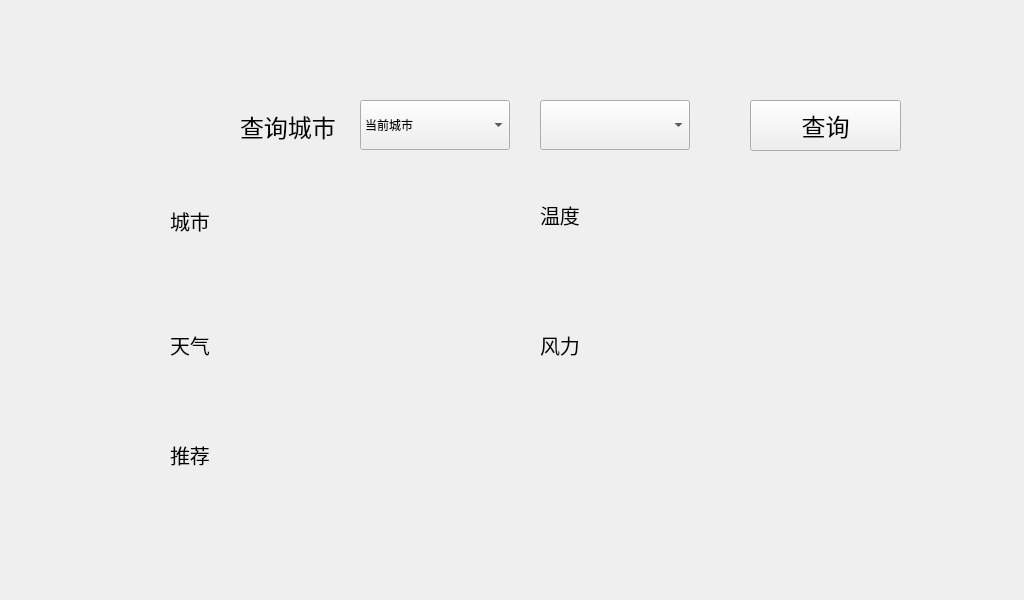
 <widget class="QWidget" name="WeatherQuery">
  <property name="geometry">
   <rect>
    <x>0</x>
    <y>0</y>
    <width>1024</width>
    <height>600</height>
   </rect>
  </property>
  <property name="windowTitle">
   <string>Form</string>
  </property>
  <property name="styleSheet">
   <string notr="true"/>
  </property>
  <widget class="QPushButton" name="home_pushButton">
   <property name="geometry">
    <rect>
     <x>20</x>
     <y>20</y>
     <width>100</width>
     <height>80</height>
    </rect>
   </property>
   <property name="styleSheet">
    <string notr="true">background-image: url(:/rec/img/home.png);</string>
   </property>
   <property name="text">
    <string/>
   </property>
   <property name="flat">
    <bool>true</bool>
   </property>
  </widget>
  <widget class="QComboBox" name="weather_que_city_comboBox">
   <property name="geometry">
    <rect>
     <x>540</x>
     <y>100</y>
     <width>150</width>
     <height>50</height>
    </rect>
   </property>
   <property name="styleSheet">
    <string notr="true">QPalette{background:#D7DBE4;}QGroupBox#gboxDevicePanel&gt;QLabel{color:#E7ECF0;}

QWidget#frmMain,QWidget[Form=&quot;true&quot;]{
border:1px solid #738393;
border-radius:0px;
}

.QFrame{
border:1px solid #C2CCD8;
border-radius:5px;
}

QLabel,QLineEdit,QTextEdit,QPlainTextEdit,QSpinBox,QGroupBox,QComboBox,QDateEdit,QTimeEdit,QDateTimeEdit,QSpinBox,QTreeView,QListView,QTableView,QTabWidget::pane{
color:#3D3E42;
}

QWidget#widget_title{
background:qlineargradient(spread:pad,x1:0,y1:0,x2:0,y2:1,stop:0 #667481,stop:1 #566373);
}

QLabel#lab_Ico,QLabel#lab_Title{
border-radius:0px;
color:#E7ECF0;
background-color:rgba(0,0,0,0);
border-style:none;
}

QToolButton::menu-indicator{
image:None;
}

QToolButton,QWidget#widget_frm&gt;QLabel{
border-style:none;
padding:10px;
color:#E7ECF0;
background:qlineargradient(spread:pad,x1:0,y1:0,x2:0,y2:1,stop:0 #667481,stop:1 #566373);
}

QToolButton:hover,QWidget#widget_frm&gt;QLabel:hover{
background:qlineargradient(spread:pad,x1:0,y1:0,x2:0,y2:1,stop:0 #778899,stop:1 #708090);
}

QLabel[labVideo=&quot;true&quot;]{
color:#E7ECF0;
border:1px solid #738393;
background:qlineargradient(spread:pad,x1:0,y1:0,x2:0,y2:1,stop:0 #667481,stop:1 #566373);
}

QLabel[labVideo=&quot;true&quot;]:focus{
border:1px solid #FF0000;
background:qlineargradient(spread:pad,x1:0,y1:0,x2:0,y2:1,stop:0 #778899,stop:1 #708090);
}

QLineEdit,QTextEdit,QPlainTextEdit,QSpinBox{
border:1px solid #C2CCD8;
border-radius:5px;
padding:2px;
background:none;
selection-background-color:#667481;
selection-color:#E7ECF0;
}

QLineEdit[echoMode=&quot;2&quot;]{
lineedit-password-character:9679;
}

.QGroupBox{
border:1px solid #C2CCD8;
border-radius:5px;
}

.QPushButton{
border-style:none;
border:1px solid #C2CCD8;
color:#E7ECF0;
padding:5px;
min-height:20px;
border-radius:5px;
background:qlineargradient(spread:pad,x1:0,y1:0,x2:0,y2:1,stop:0 #667481,stop:1 #566373);
}

.QPushButton:hover{
background:qlineargradient(spread:pad,x1:0,y1:0,x2:0,y2:1,stop:0 #778899,stop:1 #708090);
}

.QPushButton:pressed{
background:qlineargradient(spread:pad,x1:0,y1:0,x2:0,y2:1,stop:0 #667481,stop:1 #566373);
}

.QPushButton:disabled{
color:#838383;
background:#F4F4F4;
}

QPushButton#btnSplitterH{
padding:2px;
min-height:8px;
}

QPushButton#btnMenu,QPushButton#btnMenu_Min,QPushButton#btnMenu_Max,QPushButton#btnMenu_Close,QPushButton#btnSplitterV,QPushButton#btnSplitterH{
border-radius:0px;
color:#E7ECF0;
background-color:rgba(0,0,0,0);
border-style:none;
}

QPushButton#btnMenu:hover,QPushButton#btnMenu_Min:hover,QPushButton#btnMenu_Max:hover,QPushButton#btnSplitterV:hover,QPushButton#btnSplitterH:hover{
background-color:qlineargradient(spread:pad,x1:0,y1:1,x2:0,y2:0,stop:0 rgba(25,134,199,0),stop:1 #778899);
}

QPushButton#btnMenu_Close:hover{
background-color:qlineargradient(spread:pad,x1:0,y1:1,x2:0,y2:0,stop:0 rgba(238,0,0,128),stop:1 rgba(238,44,44,255));
}

QCheckBox{
color:#3D3E42;
spacing:2px;
}

QCheckBox::indicator{
width:20px;
height:20px;
}

QCheckBox::indicator:unchecked{
image:url(:/image/checkbox_unchecked.png);
}

QCheckBox::indicator:checked{
image:url(:/image/checkbox_checked.png);
}

QRadioButton{
color:#3D3E42;
spacing:2px;
}

QRadioButton::indicator{
width:15px;
height:15px;
}

QRadioButton::indicator::unchecked{
image:url(:/image/radio_normal.png);
}

QRadioButton::indicator::checked{
image:url(:/image/radio_selected.png);
}

QSpinBox::up-button,QDateEdit::up-button,QTimeEdit::up-button,QDateTimeEdit::up-button{
image:url(:/image/add_top.png);
}

QSpinBox::down-button,QDateEdit::down-button,QTimeEdit::down-button,QDateTimeEdit::down-button{
image:url(:/image/add_bottom.png);
}

QComboBox,QDateEdit,QTimeEdit,QDateTimeEdit,QSpinBox{
border-radius:3px;
padding:3px 5px 3px 5px;
border:1px solid #C2CCD8;
background:none;
selection-background-color:#667481;
selection-color:#E7ECF0;
}

QComboBox::drop-down,QDateEdit::drop-down,QTimeEdit::drop-down,QDateTimeEdit::drop-down{
subcontrol-origin:padding;
subcontrol-position:top right;
width:15px;
border-left-width:1px;
border-left-style:solid;
border-top-right-radius:3px;
border-bottom-right-radius:3px;
border-left-color:#C2CCD8;
}

QComboBox::down-arrow,QDateEdit::down-arrow,QTimeEdit::down-arrow,QDateTimeEdit::down-arrow{
image:url(:/image/add_bottom.png);
}

QMenu{
color:#E7ECF0;
background-color:#667481;
margin:2px;
}

QMenu::item{
padding:3px 20px 3px 20px;
}

QMenu::indicator{
width:13px;
height:13px;
}

QMenu::item:selected{
color:#E7ECF0;
border:0px solid #738393;
background:qlineargradient(spread:pad,x1:0,y1:0,x2:0,y2:1,stop:0 #667481,stop:1 #566373);
}

QMenu::separator{
height:1px;
background:#738393;
}

QProgressBar{
background:#C2CCD8;
border-radius:5px;
text-align:center;
border:1px solid #C2CCD8;
}

QProgressBar::chunk{
width:5px;
margin:0.5px;
background-color:#667481;
}

QSlider::groove:horizontal,QSlider::add-page:horizontal{
height:8px;
border-radius:3px;
background:#C2CCD8;
}

QSlider::sub-page:horizontal{
height:8px;
border-radius:3px;
background:#708090;
}

QSlider::handle:horizontal{
width:13px;
margin-top:-3px;
margin-bottom:-3px;
border-radius:6px;
background:qradialgradient(spread:pad,cx:0.5,cy:0.5,radius:0.5,fx:0.5,fy:0.5,stop:0.6 #667481,stop:0.8 #778899);
}

QSlider::groove:vertical,QSlider::sub-page:vertical{
width:8px;
border-radius:3px;
background:#C2CCD8;
}

QSlider::add-page:vertical{
width:8px;
border-radius:3px;
background:#708090;
}

QSlider::handle:vertical{
height:13px;
margin-left:-2px;
margin-right:-3px;
border-radius:6px;
background:qradialgradient(spread:pad,cx:0.5,cy:0.5,radius:0.5,fx:0.5,fy:0.5,stop:0.6 #667481,stop:0.8 #778899);
}

QScrollBar:vertical{
width:10px;
background-color:rgba(0,0,0,0%);
padding-top:10px;
padding-bottom:10px;
}

QScrollBar:horizontal{
height:10px;
background-color:rgba(0,0,0,0%);
padding-left:10px;
padding-right:10px;
}

QScrollBar::handle:vertical,QScrollBar::handle:horizontal{
width:10px;
background:#708090;
}

QScrollBar::handle:vertical:hover,QScrollBar::handle:horizontal:hover{
width:10px;
background:#566373;
}

QScrollBar::add-line:vertical{
height:10px;
width:10px;
subcontrol-position:bottom;
subcontrol-origin:margin;
border-image:url(:/image/add_bottom.png);
}

QScrollBar::add-line:horizontal{
height:10px;
width:10px;
subcontrol-position:right;
subcontrol-origin:margin;
border-image:url(:/image/add_right.png);
}

QScrollBar::sub-line:vertical{
height:10px;
width:10px;
subcontrol-position:top;
subcontrol-origin:margin;
border-image:url(:/image/add_top.png);
}

QScrollBar::sub-line:horizontal{
height:10px;
width:10px;
subcontrol-position:left;
subcontrol-origin:margin;
border-image:url(:/image/add_left.png);
}

QScrollBar::add-page:vertical,QScrollBar::sub-page:vertical,QScrollBar::add-page:horizontal,QScrollBar::sub-page:horizontal{
width:10px;
background:#C2CCD8;
}

QScrollArea{
border:0px;
}

QTreeView,QListView,QTableView,QTabWidget::pane{
border:1px solid #C2CCD8;
selection-background-color:#778899;
selection-color:#E7ECF0;
alternate-background-color:#DDE0E7;
}

QTableView::item:selected,QListView::item:selected,QTreeView::item:selected{
color:#E7ECF0;
background:qlineargradient(spread:pad,x1:0,y1:0,x2:0,y2:1,stop:0 #667481,stop:1 #566373);
}

QTableView::item:hover,QListView::item:hover,QTreeView::item:hover{
color:#E7ECF0;
background:qlineargradient(spread:pad,x1:0,y1:0,x2:0,y2:1,stop:0 #778899,stop:1 #708090);
}

QTableView::item,QListView::item,QTreeView::item{
padding:5px;
margin:0px;
}

QHeaderView::section,QTableCornerButton:section{
padding:3px;
margin:0px;
color:#E7ECF0;
border:1px solid #C2CCD8;
background:qlineargradient(spread:pad,x1:0,y1:0,x2:0,y2:1,stop:0 #778899,stop:1 #708090);
}

QTabBar::tab{
border-radius:5px;
border:1px solid #C2CCD8;
color:#E7ECF0;
min-width:55px;
min-height:20px;
padding:3px 8px 3px 8px;
margin:1px;
background:qlineargradient(spread:pad,x1:0,y1:0,x2:0,y2:1,stop:0 #778899,stop:1 #708090);
}

QTabBar::tab:selected,QTabBar::tab:hover{
background:qlineargradient(spread:pad,x1:0,y1:0,x2:0,y2:1,stop:0 #667481,stop:1 #566373);
}

QStatusBar::item{
border:0px solid #667481;
border-radius:3px;
}

QToolBox::tab,QToolTip,QGroupBox#gboxDevicePanel{
padding:3px;
border-radius: 5px;
color:#E7ECF0;
background:qlineargradient(spread:pad,x1:0,y1:0,x2:0,y2:1,stop:0 #667481,stop:1 #566373);
}

QToolBox::tab:selected{
background:qlineargradient(spread:pad,x1:0,y1:0,x2:0,y2:1,stop:0 #778899,stop:1 #708090);
}
</string>
   </property>
  </widget>
  <widget class="QComboBox" name="ch_que_city_comboBox">
   <property name="geometry">
    <rect>
     <x>360</x>
     <y>100</y>
     <width>150</width>
     <height>50</height>
    </rect>
   </property>
   <property name="styleSheet">
    <string notr="true">QPalette{background:#D7DBE4;}QGroupBox#gboxDevicePanel&gt;QLabel{color:#E7ECF0;}

QWidget#frmMain,QWidget[Form=&quot;true&quot;]{
border:1px solid #738393;
border-radius:0px;
}

.QFrame{
border:1px solid #C2CCD8;
border-radius:5px;
}

QLabel,QLineEdit,QTextEdit,QPlainTextEdit,QSpinBox,QGroupBox,QComboBox,QDateEdit,QTimeEdit,QDateTimeEdit,QSpinBox,QTreeView,QListView,QTableView,QTabWidget::pane{
color:#3D3E42;
}

QWidget#widget_title{
background:qlineargradient(spread:pad,x1:0,y1:0,x2:0,y2:1,stop:0 #667481,stop:1 #566373);
}

QLabel#lab_Ico,QLabel#lab_Title{
border-radius:0px;
color:#E7ECF0;
background-color:rgba(0,0,0,0);
border-style:none;
}

QToolButton::menu-indicator{
image:None;
}

QToolButton,QWidget#widget_frm&gt;QLabel{
border-style:none;
padding:10px;
color:#E7ECF0;
background:qlineargradient(spread:pad,x1:0,y1:0,x2:0,y2:1,stop:0 #667481,stop:1 #566373);
}

QToolButton:hover,QWidget#widget_frm&gt;QLabel:hover{
background:qlineargradient(spread:pad,x1:0,y1:0,x2:0,y2:1,stop:0 #778899,stop:1 #708090);
}

QLabel[labVideo=&quot;true&quot;]{
color:#E7ECF0;
border:1px solid #738393;
background:qlineargradient(spread:pad,x1:0,y1:0,x2:0,y2:1,stop:0 #667481,stop:1 #566373);
}

QLabel[labVideo=&quot;true&quot;]:focus{
border:1px solid #FF0000;
background:qlineargradient(spread:pad,x1:0,y1:0,x2:0,y2:1,stop:0 #778899,stop:1 #708090);
}

QLineEdit,QTextEdit,QPlainTextEdit,QSpinBox{
border:1px solid #C2CCD8;
border-radius:5px;
padding:2px;
background:none;
selection-background-color:#667481;
selection-color:#E7ECF0;
}

QLineEdit[echoMode=&quot;2&quot;]{
lineedit-password-character:9679;
}

.QGroupBox{
border:1px solid #C2CCD8;
border-radius:5px;
}

.QPushButton{
border-style:none;
border:1px solid #C2CCD8;
color:#E7ECF0;
padding:5px;
min-height:20px;
border-radius:5px;
background:qlineargradient(spread:pad,x1:0,y1:0,x2:0,y2:1,stop:0 #667481,stop:1 #566373);
}

.QPushButton:hover{
background:qlineargradient(spread:pad,x1:0,y1:0,x2:0,y2:1,stop:0 #778899,stop:1 #708090);
}

.QPushButton:pressed{
background:qlineargradient(spread:pad,x1:0,y1:0,x2:0,y2:1,stop:0 #667481,stop:1 #566373);
}

.QPushButton:disabled{
color:#838383;
background:#F4F4F4;
}

QPushButton#btnSplitterH{
padding:2px;
min-height:8px;
}

QPushButton#btnMenu,QPushButton#btnMenu_Min,QPushButton#btnMenu_Max,QPushButton#btnMenu_Close,QPushButton#btnSplitterV,QPushButton#btnSplitterH{
border-radius:0px;
color:#E7ECF0;
background-color:rgba(0,0,0,0);
border-style:none;
}

QPushButton#btnMenu:hover,QPushButton#btnMenu_Min:hover,QPushButton#btnMenu_Max:hover,QPushButton#btnSplitterV:hover,QPushButton#btnSplitterH:hover{
background-color:qlineargradient(spread:pad,x1:0,y1:1,x2:0,y2:0,stop:0 rgba(25,134,199,0),stop:1 #778899);
}

QPushButton#btnMenu_Close:hover{
background-color:qlineargradient(spread:pad,x1:0,y1:1,x2:0,y2:0,stop:0 rgba(238,0,0,128),stop:1 rgba(238,44,44,255));
}

QCheckBox{
color:#3D3E42;
spacing:2px;
}

QCheckBox::indicator{
width:20px;
height:20px;
}

QCheckBox::indicator:unchecked{
image:url(:/image/checkbox_unchecked.png);
}

QCheckBox::indicator:checked{
image:url(:/image/checkbox_checked.png);
}

QRadioButton{
color:#3D3E42;
spacing:2px;
}

QRadioButton::indicator{
width:15px;
height:15px;
}

QRadioButton::indicator::unchecked{
image:url(:/image/radio_normal.png);
}

QRadioButton::indicator::checked{
image:url(:/image/radio_selected.png);
}

QSpinBox::up-button,QDateEdit::up-button,QTimeEdit::up-button,QDateTimeEdit::up-button{
image:url(:/image/add_top.png);
}

QSpinBox::down-button,QDateEdit::down-button,QTimeEdit::down-button,QDateTimeEdit::down-button{
image:url(:/image/add_bottom.png);
}

QComboBox,QDateEdit,QTimeEdit,QDateTimeEdit,QSpinBox{
border-radius:3px;
padding:3px 5px 3px 5px;
border:1px solid #C2CCD8;
background:none;
selection-background-color:#667481;
selection-color:#E7ECF0;
}

QComboBox::drop-down,QDateEdit::drop-down,QTimeEdit::drop-down,QDateTimeEdit::drop-down{
subcontrol-origin:padding;
subcontrol-position:top right;
width:15px;
border-left-width:1px;
border-left-style:solid;
border-top-right-radius:3px;
border-bottom-right-radius:3px;
border-left-color:#C2CCD8;
}

QComboBox::down-arrow,QDateEdit::down-arrow,QTimeEdit::down-arrow,QDateTimeEdit::down-arrow{
image:url(:/image/add_bottom.png);
}

QMenu{
color:#E7ECF0;
background-color:#667481;
margin:2px;
}

QMenu::item{
padding:3px 20px 3px 20px;
}

QMenu::indicator{
width:13px;
height:13px;
}

QMenu::item:selected{
color:#E7ECF0;
border:0px solid #738393;
background:qlineargradient(spread:pad,x1:0,y1:0,x2:0,y2:1,stop:0 #667481,stop:1 #566373);
}

QMenu::separator{
height:1px;
background:#738393;
}

QProgressBar{
background:#C2CCD8;
border-radius:5px;
text-align:center;
border:1px solid #C2CCD8;
}

QProgressBar::chunk{
width:5px;
margin:0.5px;
background-color:#667481;
}

QSlider::groove:horizontal,QSlider::add-page:horizontal{
height:8px;
border-radius:3px;
background:#C2CCD8;
}

QSlider::sub-page:horizontal{
height:8px;
border-radius:3px;
background:#708090;
}

QSlider::handle:horizontal{
width:13px;
margin-top:-3px;
margin-bottom:-3px;
border-radius:6px;
background:qradialgradient(spread:pad,cx:0.5,cy:0.5,radius:0.5,fx:0.5,fy:0.5,stop:0.6 #667481,stop:0.8 #778899);
}

QSlider::groove:vertical,QSlider::sub-page:vertical{
width:8px;
border-radius:3px;
background:#C2CCD8;
}

QSlider::add-page:vertical{
width:8px;
border-radius:3px;
background:#708090;
}

QSlider::handle:vertical{
height:13px;
margin-left:-2px;
margin-right:-3px;
border-radius:6px;
background:qradialgradient(spread:pad,cx:0.5,cy:0.5,radius:0.5,fx:0.5,fy:0.5,stop:0.6 #667481,stop:0.8 #778899);
}

QScrollBar:vertical{
width:10px;
background-color:rgba(0,0,0,0%);
padding-top:10px;
padding-bottom:10px;
}

QScrollBar:horizontal{
height:10px;
background-color:rgba(0,0,0,0%);
padding-left:10px;
padding-right:10px;
}

QScrollBar::handle:vertical,QScrollBar::handle:horizontal{
width:10px;
background:#708090;
}

QScrollBar::handle:vertical:hover,QScrollBar::handle:horizontal:hover{
width:10px;
background:#566373;
}

QScrollBar::add-line:vertical{
height:10px;
width:10px;
subcontrol-position:bottom;
subcontrol-origin:margin;
border-image:url(:/image/add_bottom.png);
}

QScrollBar::add-line:horizontal{
height:10px;
width:10px;
subcontrol-position:right;
subcontrol-origin:margin;
border-image:url(:/image/add_right.png);
}

QScrollBar::sub-line:vertical{
height:10px;
width:10px;
subcontrol-position:top;
subcontrol-origin:margin;
border-image:url(:/image/add_top.png);
}

QScrollBar::sub-line:horizontal{
height:10px;
width:10px;
subcontrol-position:left;
subcontrol-origin:margin;
border-image:url(:/image/add_left.png);
}

QScrollBar::add-page:vertical,QScrollBar::sub-page:vertical,QScrollBar::add-page:horizontal,QScrollBar::sub-page:horizontal{
width:10px;
background:#C2CCD8;
}

QScrollArea{
border:0px;
}

QTreeView,QListView,QTableView,QTabWidget::pane{
border:1px solid #C2CCD8;
selection-background-color:#778899;
selection-color:#E7ECF0;
alternate-background-color:#DDE0E7;
}

QTableView::item:selected,QListView::item:selected,QTreeView::item:selected{
color:#E7ECF0;
background:qlineargradient(spread:pad,x1:0,y1:0,x2:0,y2:1,stop:0 #667481,stop:1 #566373);
}

QTableView::item:hover,QListView::item:hover,QTreeView::item:hover{
color:#E7ECF0;
background:qlineargradient(spread:pad,x1:0,y1:0,x2:0,y2:1,stop:0 #778899,stop:1 #708090);
}

QTableView::item,QListView::item,QTreeView::item{
padding:5px;
margin:0px;
}

QHeaderView::section,QTableCornerButton:section{
padding:3px;
margin:0px;
color:#E7ECF0;
border:1px solid #C2CCD8;
background:qlineargradient(spread:pad,x1:0,y1:0,x2:0,y2:1,stop:0 #778899,stop:1 #708090);
}

QTabBar::tab{
border-radius:5px;
border:1px solid #C2CCD8;
color:#E7ECF0;
min-width:55px;
min-height:20px;
padding:3px 8px 3px 8px;
margin:1px;
background:qlineargradient(spread:pad,x1:0,y1:0,x2:0,y2:1,stop:0 #778899,stop:1 #708090);
}

QTabBar::tab:selected,QTabBar::tab:hover{
background:qlineargradient(spread:pad,x1:0,y1:0,x2:0,y2:1,stop:0 #667481,stop:1 #566373);
}

QStatusBar::item{
border:0px solid #667481;
border-radius:3px;
}

QToolBox::tab,QToolTip,QGroupBox#gboxDevicePanel{
padding:3px;
border-radius: 5px;
color:#E7ECF0;
background:qlineargradient(spread:pad,x1:0,y1:0,x2:0,y2:1,stop:0 #667481,stop:1 #566373);
}

QToolBox::tab:selected{
background:qlineargradient(spread:pad,x1:0,y1:0,x2:0,y2:1,stop:0 #778899,stop:1 #708090);
}
</string>
   </property>
   <item>
    <property name="text">
     <string>当前城市</string>
    </property>
   </item>
   <item>
    <property name="text">
     <string>热门</string>
    </property>
   </item>
   <item>
    <property name="text">
     <string>ABCDE</string>
    </property>
   </item>
   <item>
    <property name="text">
     <string>FGHIJ</string>
    </property>
   </item>
   <item>
    <property name="text">
     <string>KLMNP</string>
    </property>
   </item>
   <item>
    <property name="text">
     <string>QRSTUVW</string>
    </property>
   </item>
   <item>
    <property name="text">
     <string>XYZ</string>
    </property>
   </item>
  </widget>
  <widget class="QLabel" name="que_city_text_label">
   <property name="geometry">
    <rect>
     <x>240</x>
     <y>106</y>
     <width>101</width>
     <height>41</height>
    </rect>
   </property>
   <property name="font">
    <font>
     <pointsize>18</pointsize>
    </font>
   </property>
   <property name="text">
    <string>查询城市</string>
   </property>
  </widget>
  <widget class="QLabel" name="city_icon_label">
   <property name="geometry">
    <rect>
     <x>240</x>
     <y>180</y>
     <width>90</width>
     <height>70</height>
    </rect>
   </property>
   <property name="styleSheet">
    <string notr="true">image: url(:/rec/img/city.png);</string>
   </property>
   <property name="text">
    <string/>
   </property>
  </widget>
  <widget class="QLabel" name="weather_icon_label">
   <property name="geometry">
    <rect>
     <x>240</x>
     <y>300</y>
     <width>90</width>
     <height>70</height>
    </rect>
   </property>
   <property name="styleSheet">
    <string notr="true">image: url(:/rec/img/weather_type.png);</string>
   </property>
   <property name="text">
    <string/>
   </property>
  </widget>
  <widget class="QLabel" name="temperture_icon_label">
   <property name="geometry">
    <rect>
     <x>600</x>
     <y>180</y>
     <width>90</width>
     <height>70</height>
    </rect>
   </property>
   <property name="styleSheet">
    <string notr="true">image: url(:/rec/img/temperture_weather.png);</string>
   </property>
   <property name="text">
    <string/>
   </property>
  </widget>
  <widget class="QLabel" name="wind_icon_label">
   <property name="geometry">
    <rect>
     <x>600</x>
     <y>300</y>
     <width>90</width>
     <height>70</height>
    </rect>
   </property>
   <property name="styleSheet">
    <string notr="true">image: url(:/rec/img/wind.png);</string>
   </property>
   <property name="text">
    <string/>
   </property>
  </widget>
  <widget class="QLabel" name="advice_label">
   <property name="geometry">
    <rect>
     <x>370</x>
     <y>410</y>
     <width>451</width>
     <height>81</height>
    </rect>
   </property>
   <property name="font">
    <font>
     <pointsize>18</pointsize>
    </font>
   </property>
   <property name="text">
    <string/>
   </property>
  </widget>
  <widget class="QLabel" name="city_label">
   <property name="geometry">
    <rect>
     <x>370</x>
     <y>180</y>
     <width>151</width>
     <height>71</height>
    </rect>
   </property>
   <property name="font">
    <font>
     <pointsize>18</pointsize>
    </font>
   </property>
   <property name="styleSheet">
    <string notr="true"/>
   </property>
   <property name="text">
    <string/>
   </property>
  </widget>
  <widget class="QLabel" name="temperture_label">
   <property name="geometry">
    <rect>
     <x>720</x>
     <y>180</y>
     <width>151</width>
     <height>71</height>
    </rect>
   </property>
   <property name="font">
    <font>
     <pointsize>18</pointsize>
    </font>
   </property>
   <property name="styleSheet">
    <string notr="true"/>
   </property>
   <property name="text">
    <string/>
   </property>
  </widget>
  <widget class="QLabel" name="weather_label">
   <property name="geometry">
    <rect>
     <x>370</x>
     <y>300</y>
     <width>151</width>
     <height>71</height>
    </rect>
   </property>
   <property name="font">
    <font>
     <pointsize>18</pointsize>
    </font>
   </property>
   <property name="styleSheet">
    <string notr="true"/>
   </property>
   <property name="text">
    <string/>
   </property>
  </widget>
  <widget class="QLabel" name="wind_label">
   <property name="geometry">
    <rect>
     <x>720</x>
     <y>290</y>
     <width>151</width>
     <height>71</height>
    </rect>
   </property>
   <property name="font">
    <font>
     <pointsize>18</pointsize>
    </font>
   </property>
   <property name="text">
    <string/>
   </property>
  </widget>
  <widget class="QLabel" name="city_text_label">
   <property name="geometry">
    <rect>
     <x>170</x>
     <y>200</y>
     <width>51</width>
     <height>41</height>
    </rect>
   </property>
   <property name="font">
    <font>
     <pointsize>15</pointsize>
    </font>
   </property>
   <property name="text">
    <string>城市</string>
   </property>
  </widget>
  <widget class="QLabel" name="weather_text_label">
   <property name="geometry">
    <rect>
     <x>170</x>
     <y>330</y>
     <width>50</width>
     <height>30</height>
    </rect>
   </property>
   <property name="font">
    <font>
     <pointsize>15</pointsize>
    </font>
   </property>
   <property name="text">
    <string>天气</string>
   </property>
  </widget>
  <widget class="QLabel" name="temperture_text_label">
   <property name="geometry">
    <rect>
     <x>540</x>
     <y>200</y>
     <width>50</width>
     <height>30</height>
    </rect>
   </property>
   <property name="font">
    <font>
     <pointsize>15</pointsize>
    </font>
   </property>
   <property name="text">
    <string>温度</string>
   </property>
  </widget>
  <widget class="QLabel" name="wind_text_label">
   <property name="geometry">
    <rect>
     <x>540</x>
     <y>330</y>
     <width>50</width>
     <height>30</height>
    </rect>
   </property>
   <property name="font">
    <font>
     <pointsize>15</pointsize>
    </font>
   </property>
   <property name="text">
    <string>风力</string>
   </property>
  </widget>
  <widget class="QLabel" name="advice_text_label">
   <property name="geometry">
    <rect>
     <x>170</x>
     <y>440</y>
     <width>50</width>
     <height>30</height>
    </rect>
   </property>
   <property name="font">
    <font>
     <pointsize>15</pointsize>
    </font>
   </property>
   <property name="text">
    <string>推荐</string>
   </property>
  </widget>
  <widget class="QLabel" name="advice_icon_label">
   <property name="geometry">
    <rect>
     <x>240</x>
     <y>420</y>
     <width>90</width>
     <height>70</height>
    </rect>
   </property>
   <property name="styleSheet">
    <string notr="true">image: url(:/rec/img/advice.png);</string>
   </property>
   <property name="text">
    <string/>
   </property>
  </widget>
  <widget class="QPushButton" name="weather_que_pushButton">
   <property name="geometry">
    <rect>
     <x>750</x>
     <y>100</y>
     <width>151</width>
     <height>51</height>
    </rect>
   </property>
   <property name="font">
    <font>
     <pointsize>18</pointsize>
    </font>
   </property>
   <property name="styleSheet">
    <string notr="true">QPalette{background:#D7DBE4;}QGroupBox#gboxDevicePanel&gt;QLabel{color:#E7ECF0;}

QWidget#frmMain,QWidget[Form=&quot;true&quot;]{
border:1px solid #738393;
border-radius:0px;
}

.QFrame{
border:1px solid #C2CCD8;
border-radius:5px;
}

QLabel,QLineEdit,QTextEdit,QPlainTextEdit,QSpinBox,QGroupBox,QComboBox,QDateEdit,QTimeEdit,QDateTimeEdit,QSpinBox,QTreeView,QListView,QTableView,QTabWidget::pane{
color:#3D3E42;
}

QWidget#widget_title{
background:qlineargradient(spread:pad,x1:0,y1:0,x2:0,y2:1,stop:0 #667481,stop:1 #566373);
}

QLabel#lab_Ico,QLabel#lab_Title{
border-radius:0px;
color:#E7ECF0;
background-color:rgba(0,0,0,0);
border-style:none;
}

QToolButton::menu-indicator{
image:None;
}

QToolButton,QWidget#widget_frm&gt;QLabel{
border-style:none;
padding:10px;
color:#E7ECF0;
background:qlineargradient(spread:pad,x1:0,y1:0,x2:0,y2:1,stop:0 #667481,stop:1 #566373);
}

QToolButton:hover,QWidget#widget_frm&gt;QLabel:hover{
background:qlineargradient(spread:pad,x1:0,y1:0,x2:0,y2:1,stop:0 #778899,stop:1 #708090);
}

QLabel[labVideo=&quot;true&quot;]{
color:#E7ECF0;
border:1px solid #738393;
background:qlineargradient(spread:pad,x1:0,y1:0,x2:0,y2:1,stop:0 #667481,stop:1 #566373);
}

QLabel[labVideo=&quot;true&quot;]:focus{
border:1px solid #FF0000;
background:qlineargradient(spread:pad,x1:0,y1:0,x2:0,y2:1,stop:0 #778899,stop:1 #708090);
}

QLineEdit,QTextEdit,QPlainTextEdit,QSpinBox{
border:1px solid #C2CCD8;
border-radius:5px;
padding:2px;
background:none;
selection-background-color:#667481;
selection-color:#E7ECF0;
}

QLineEdit[echoMode=&quot;2&quot;]{
lineedit-password-character:9679;
}

.QGroupBox{
border:1px solid #C2CCD8;
border-radius:5px;
}

.QPushButton{
border-style:none;
border:1px solid #C2CCD8;
color:#E7ECF0;
padding:5px;
min-height:20px;
border-radius:5px;
background:qlineargradient(spread:pad,x1:0,y1:0,x2:0,y2:1,stop:0 #667481,stop:1 #566373);
}

.QPushButton:hover{
background:qlineargradient(spread:pad,x1:0,y1:0,x2:0,y2:1,stop:0 #778899,stop:1 #708090);
}

.QPushButton:pressed{
background:qlineargradient(spread:pad,x1:0,y1:0,x2:0,y2:1,stop:0 #667481,stop:1 #566373);
}

.QPushButton:disabled{
color:#838383;
background:#F4F4F4;
}

QPushButton#btnSplitterH{
padding:2px;
min-height:8px;
}

QPushButton#btnMenu,QPushButton#btnMenu_Min,QPushButton#btnMenu_Max,QPushButton#btnMenu_Close,QPushButton#btnSplitterV,QPushButton#btnSplitterH{
border-radius:0px;
color:#E7ECF0;
background-color:rgba(0,0,0,0);
border-style:none;
}

QPushButton#btnMenu:hover,QPushButton#btnMenu_Min:hover,QPushButton#btnMenu_Max:hover,QPushButton#btnSplitterV:hover,QPushButton#btnSplitterH:hover{
background-color:qlineargradient(spread:pad,x1:0,y1:1,x2:0,y2:0,stop:0 rgba(25,134,199,0),stop:1 #778899);
}

QPushButton#btnMenu_Close:hover{
background-color:qlineargradient(spread:pad,x1:0,y1:1,x2:0,y2:0,stop:0 rgba(238,0,0,128),stop:1 rgba(238,44,44,255));
}

QCheckBox{
color:#3D3E42;
spacing:2px;
}

QCheckBox::indicator{
width:20px;
height:20px;
}

QCheckBox::indicator:unchecked{
image:url(:/image/checkbox_unchecked.png);
}

QCheckBox::indicator:checked{
image:url(:/image/checkbox_checked.png);
}

QRadioButton{
color:#3D3E42;
spacing:2px;
}

QRadioButton::indicator{
width:15px;
height:15px;
}

QRadioButton::indicator::unchecked{
image:url(:/image/radio_normal.png);
}

QRadioButton::indicator::checked{
image:url(:/image/radio_selected.png);
}

QSpinBox::up-button,QDateEdit::up-button,QTimeEdit::up-button,QDateTimeEdit::up-button{
image:url(:/image/add_top.png);
}

QSpinBox::down-button,QDateEdit::down-button,QTimeEdit::down-button,QDateTimeEdit::down-button{
image:url(:/image/add_bottom.png);
}

QComboBox,QDateEdit,QTimeEdit,QDateTimeEdit,QSpinBox{
border-radius:3px;
padding:3px 5px 3px 5px;
border:1px solid #C2CCD8;
background:none;
selection-background-color:#667481;
selection-color:#E7ECF0;
}

QComboBox::drop-down,QDateEdit::drop-down,QTimeEdit::drop-down,QDateTimeEdit::drop-down{
subcontrol-origin:padding;
subcontrol-position:top right;
width:15px;
border-left-width:1px;
border-left-style:solid;
border-top-right-radius:3px;
border-bottom-right-radius:3px;
border-left-color:#C2CCD8;
}

QComboBox::down-arrow,QDateEdit::down-arrow,QTimeEdit::down-arrow,QDateTimeEdit::down-arrow{
image:url(:/image/add_bottom.png);
}

QMenu{
color:#E7ECF0;
background-color:#667481;
margin:2px;
}

QMenu::item{
padding:3px 20px 3px 20px;
}

QMenu::indicator{
width:13px;
height:13px;
}

QMenu::item:selected{
color:#E7ECF0;
border:0px solid #738393;
background:qlineargradient(spread:pad,x1:0,y1:0,x2:0,y2:1,stop:0 #667481,stop:1 #566373);
}

QMenu::separator{
height:1px;
background:#738393;
}

QProgressBar{
background:#C2CCD8;
border-radius:5px;
text-align:center;
border:1px solid #C2CCD8;
}

QProgressBar::chunk{
width:5px;
margin:0.5px;
background-color:#667481;
}

QSlider::groove:horizontal,QSlider::add-page:horizontal{
height:8px;
border-radius:3px;
background:#C2CCD8;
}

QSlider::sub-page:horizontal{
height:8px;
border-radius:3px;
background:#708090;
}

QSlider::handle:horizontal{
width:13px;
margin-top:-3px;
margin-bottom:-3px;
border-radius:6px;
background:qradialgradient(spread:pad,cx:0.5,cy:0.5,radius:0.5,fx:0.5,fy:0.5,stop:0.6 #667481,stop:0.8 #778899);
}

QSlider::groove:vertical,QSlider::sub-page:vertical{
width:8px;
border-radius:3px;
background:#C2CCD8;
}

QSlider::add-page:vertical{
width:8px;
border-radius:3px;
background:#708090;
}

QSlider::handle:vertical{
height:13px;
margin-left:-2px;
margin-right:-3px;
border-radius:6px;
background:qradialgradient(spread:pad,cx:0.5,cy:0.5,radius:0.5,fx:0.5,fy:0.5,stop:0.6 #667481,stop:0.8 #778899);
}

QScrollBar:vertical{
width:10px;
background-color:rgba(0,0,0,0%);
padding-top:10px;
padding-bottom:10px;
}

QScrollBar:horizontal{
height:10px;
background-color:rgba(0,0,0,0%);
padding-left:10px;
padding-right:10px;
}

QScrollBar::handle:vertical,QScrollBar::handle:horizontal{
width:10px;
background:#708090;
}

QScrollBar::handle:vertical:hover,QScrollBar::handle:horizontal:hover{
width:10px;
background:#566373;
}

QScrollBar::add-line:vertical{
height:10px;
width:10px;
subcontrol-position:bottom;
subcontrol-origin:margin;
border-image:url(:/image/add_bottom.png);
}

QScrollBar::add-line:horizontal{
height:10px;
width:10px;
subcontrol-position:right;
subcontrol-origin:margin;
border-image:url(:/image/add_right.png);
}

QScrollBar::sub-line:vertical{
height:10px;
width:10px;
subcontrol-position:top;
subcontrol-origin:margin;
border-image:url(:/image/add_top.png);
}

QScrollBar::sub-line:horizontal{
height:10px;
width:10px;
subcontrol-position:left;
subcontrol-origin:margin;
border-image:url(:/image/add_left.png);
}

QScrollBar::add-page:vertical,QScrollBar::sub-page:vertical,QScrollBar::add-page:horizontal,QScrollBar::sub-page:horizontal{
width:10px;
background:#C2CCD8;
}

QScrollArea{
border:0px;
}

QTreeView,QListView,QTableView,QTabWidget::pane{
border:1px solid #C2CCD8;
selection-background-color:#778899;
selection-color:#E7ECF0;
alternate-background-color:#DDE0E7;
}

QTableView::item:selected,QListView::item:selected,QTreeView::item:selected{
color:#E7ECF0;
background:qlineargradient(spread:pad,x1:0,y1:0,x2:0,y2:1,stop:0 #667481,stop:1 #566373);
}

QTableView::item:hover,QListView::item:hover,QTreeView::item:hover{
color:#E7ECF0;
background:qlineargradient(spread:pad,x1:0,y1:0,x2:0,y2:1,stop:0 #778899,stop:1 #708090);
}

QTableView::item,QListView::item,QTreeView::item{
padding:5px;
margin:0px;
}

QHeaderView::section,QTableCornerButton:section{
padding:3px;
margin:0px;
color:#E7ECF0;
border:1px solid #C2CCD8;
background:qlineargradient(spread:pad,x1:0,y1:0,x2:0,y2:1,stop:0 #778899,stop:1 #708090);
}

QTabBar::tab{
border-radius:5px;
border:1px solid #C2CCD8;
color:#E7ECF0;
min-width:55px;
min-height:20px;
padding:3px 8px 3px 8px;
margin:1px;
background:qlineargradient(spread:pad,x1:0,y1:0,x2:0,y2:1,stop:0 #778899,stop:1 #708090);
}

QTabBar::tab:selected,QTabBar::tab:hover{
background:qlineargradient(spread:pad,x1:0,y1:0,x2:0,y2:1,stop:0 #667481,stop:1 #566373);
}

QStatusBar::item{
border:0px solid #667481;
border-radius:3px;
}

QToolBox::tab,QToolTip,QGroupBox#gboxDevicePanel{
padding:3px;
border-radius: 5px;
color:#E7ECF0;
background:qlineargradient(spread:pad,x1:0,y1:0,x2:0,y2:1,stop:0 #667481,stop:1 #566373);
}

QToolBox::tab:selected{
background:qlineargradient(spread:pad,x1:0,y1:0,x2:0,y2:1,stop:0 #778899,stop:1 #708090);
}
</string>
   </property>
   <property name="text">
    <string>查询</string>
   </property>
  </widget>
 </widget>
